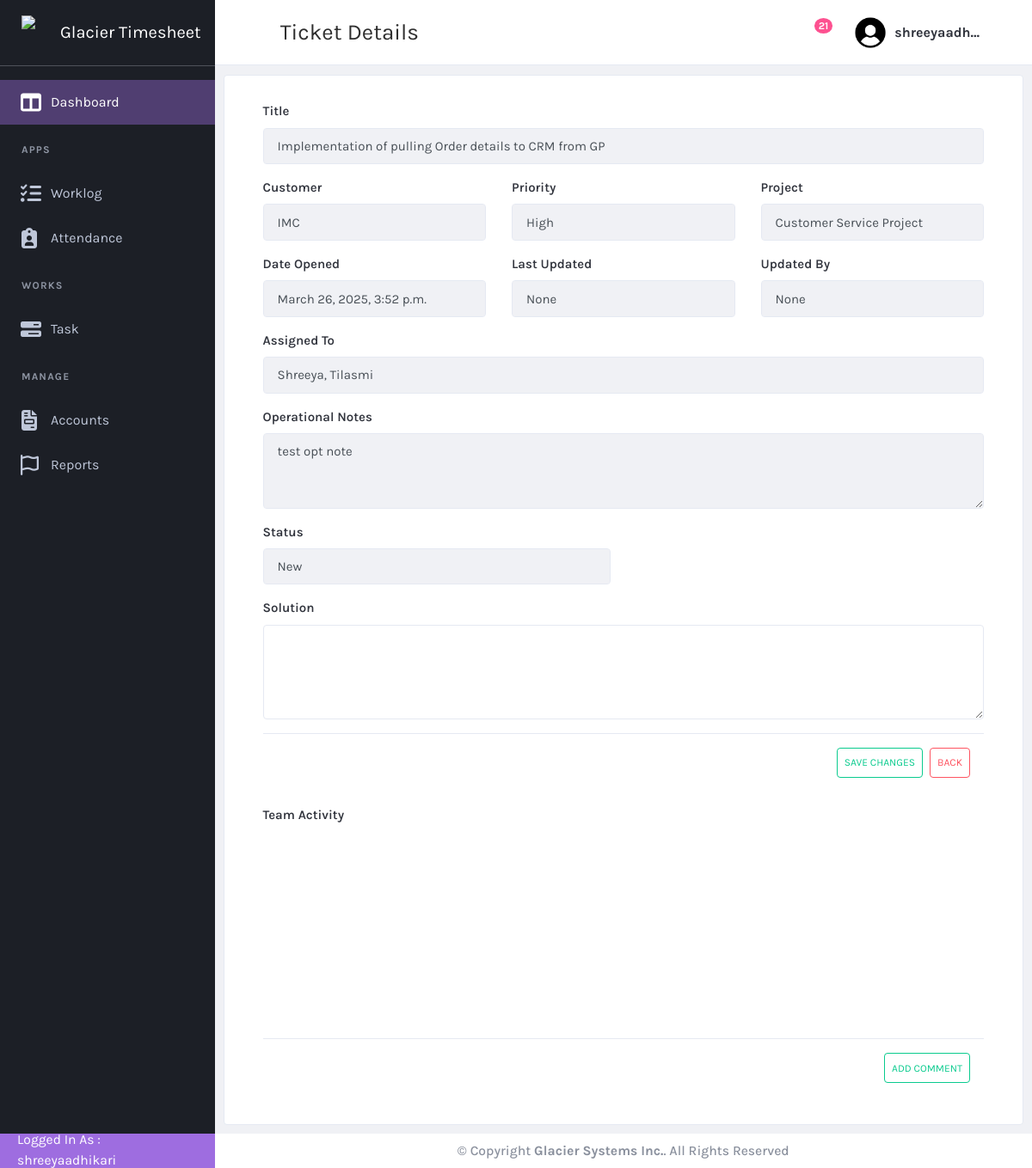
The app's page /task/taskdetails/40 (signed in) with its own data.
### task/models.py (models this page shows, shortened)
class ticket(models.Model):
    ticket_id = models.CharField(max_length = 200, null = False)
    ticket_title = models.CharField(max_length=200, null=False)
    customer = models.ForeignKey(customer, on_delete=models.CASCADE, null=True)
    ticket_type = models.ForeignKey(ticket_type, on_delete=models.CASCADE, null=True)
    date_opened = models.DateTimeField(null=True)
    priority = models.ForeignKey(priority_type, on_delete=models.CASCADE, null = True)
    assigned_to = models.ManyToManyField(User, related_name="assigned_tickets")  # Allow multiple users
    last_updated = models.DateTimeField(null=True)
    last_updated_by = models.ForeignKey(User, on_delete=models.CASCADE, null = True, related_name="last_updated_by")
    state = models.ForeignKey(state, on_delete=models.CASCADE, null=True)
    operational_notes = models.CharField(max_length=200, null=True)
    closed_date = models.DateTimeField(null=True)
    solution = models.TextField(max_length=500 )
    project = models.ForeignKey(project, on_delete=models.CASCADE, null=True)

class priority_type(models.Model):
   priority_name = models.CharField(max_length=100)

class project(models.Model):
    project_id = models.CharField(max_length = 200, null = False)
    project_name = models.CharField(max_length = 200, null = False )
    date_opened = models.DateField(null=True)

class state(models.Model):
   state_name = models.CharField(max_length=100, null = True)

### customer/models.py (models this page shows, shortened)
class customer(models.Model):
  name = models.CharField(max_length=100, null = True)
  city = models.CharField(max_length=100, null = True)
  state = models.CharField(max_length=100, null = True)
  zipcode = models.CharField(max_length=100, null = True)
  street1 = models.CharField(max_length=100, null = True)
  street2 = models.CharField(max_length=100, null = True)
  phone = models.CharField(max_length=100, null = True)
  contract_hr = models.IntegerField(null = True)
  create_date = models.DateField(null = True)
  status = models.ForeignKey(customer_status, on_delete= models.SET_NULL, null=True)

### task/views.py (the view)
# urls.py: path('taskdetails/<int:ticket_id>',views.taskdetails, name='taskdetails'),
@login_required
def taskdetails(request, ticket_id):
    ticket_instance = get_object_or_404(ticket, pk=ticket_id)
    if request.method == 'POST':
        form1 = TicketForm(request.POST, instance=ticket_instance)
        if form1.is_valid():
            ticket_instance = form1.save(commit=False)
            ticket_instance.last_updated = timezone.now()
            ticket_instance.last_updated_by = request.user
            ticket_instance.closed_date = timezone.now()
            ticket_instance.save()
            form1.instance.assigned_to.set(request.POST.getlist('assigned_to'))  # Handle ManyToManyField
            return redirect('task')
    else:
        form1 = TicketForm(instance=ticket_instance)
    users = User.objects.all()
    customers = customer.objects.all()
    priority_types = priority_type.objects.all()
    states = state.objects.all()
    task_types = ticket_type.objects.all()
    projects = project.objects.all()
    return render(request, 'taskdetails.html', {
        'form1': form1,
        'users': users,
        'ticket': ticket_instance,
        'customers': customers,
        'priority_types': priority_types,
        'states': states,
        'task_types': task_types,
        'projects': projects
    })

### task/forms.py
class TicketForm(forms.ModelForm):
    assigned_to = forms.ModelMultipleChoiceField(
        queryset=User.objects.all(),
        widget=forms.SelectMultiple(attrs={'class': 'form-control'}),
        required=False
    )
    solution = forms.CharField(required=False)
    class Meta:
        model = ticket
        fields = [
            "ticket_title",
            "customer",
            "priority",
            "project",
            "assigned_to",
            "state",
            "operational_notes",
            "solution",
        ]
        widgets = {
            'date_opened': forms.DateInput(attrs={'type': 'date'}),
            'last_updated': forms.DateInput(attrs={'type': 'date'}),
        }

### task/templates/taskdetails.html (shortened to what this page needs)
{% extends "base.html" %}
{% load static %}
{% block page-title %}Ticket Details{% endblock page-title %}
{% block content %}
            <div class="card card-default m-2">
                <div class="card-header">
                    <form class="form-group col-12" id="taskForm" method="POST">
                        <div class="row">
                            <div class="form-group col-12" >
                                <label for="ticket_title">Title</label>
                                <input type="text" class="form-control" id="ticket_title" name="ticket_title"
                                       value="{{ ticket.ticket_title }}" {% if ticket.state.state_name == "Completed" %}readonly{% endif %}{% if not request.user.is_staff %}readonly{% endif %} >
                            </div>
                            <div class="form-group col-4">
                                <label for="customer">Customer</label>
                                {% if not request.user.is_staff %}
                                <input type="text" class="form-control" id="customer"
                                    value="{% if ticket.customer %}{{ ticket.customer.name }}{% else %}No Customer{% endif %}" readonly>
                                {% endif %}
                            </div>
                            <div class="form-group col-4">
                                <label for="priority">Priority</label>
                                {% if not request.user.is_staff %}
                                <input type="text" class="form-control" id="priority"
                                    value="{{ ticket.priority.priority_name }}" readonly>
                                {% endif %}
                            </div>
                            <div class="form-group col-4" >
                                <label for="project">Project</label>
                                {% if not request.user.is_staff %}
                                <input type="text" class="form-control" id="project"
                                    value="{{ ticket.project.project_name }}" readonly>
                                {% endif %}
                            </div>
                            <div class="form-group col-4">
                                <label for="date_opened">Date Opened</label>
                                <input type="datetime" class="form-control" id="date_opened" name="date_opened"
                                       value="{{ ticket.date_opened }}" readonly>
                            </div>
                            <div class="form-group col-4">
                                <label for="last_updated_by">Last updated</label>
                                <input type="datetime" class="form-control" value="{{ ticket.last_updated }}" readonly>
                            </div>
                            <div class="form-group col-4">
                                <label for="last_updated_by">Updated by</label>
                                <input type="text" class="form-control" value="{{ ticket.last_updated_by }}" readonly>
                            </div>
                            <div class = "form-group col-12" >
                            {% if not request.user.is_staff %}
                            <label for="assigned_to">Assigned To</label>
                                <input type="text" class="form-control" id="assigned_to_display"
                                    value="{% for user in ticket.assigned_to.all %}{{ user.first_name }}{% if not forloop.last %}, {% endif %}{% endfor %}"
                                    readonly>
                                {% endif %}
                            </div>
                            <div class="form-group col-12">
                                <label for="operational_notes">Operational Notes</label>
                                <textarea class="form-control" id="operational_notes" name="operational_notes" rows="3" {% if ticket.state.state_name == "Completed" %}readonly{% endif %}
                                {% if not request.user.is_staff %}readonly{% endif %}>{{ ticket.operational_notes }}</textarea>
                            </div>
                            <div class="form-group col-6">
                                <label for="statelist">Status</label>
                                {% if not request.user.is_staff %}
                                <input type="text" class="form-control" id="state"
                                    value="{{ ticket.state.state_name }}" readonly>
                                {% endif %}
                            </div>
                            <div class="form-group col-12" >
                                <label for="solution">Solution</label>
                                <textarea class="form-control" id="solution" name="solution" rows="4" {% if ticket.state.state_name == "Completed" %}readonly {% endif %}>{{ ticket.solution }}</textarea>
                            </div>
                        </div>
                        {% if ticket.state.state_name != "Completed" %}
                            <div class="modal-footer">
                                <button type="submit" class="btn btn-outline-success small-btn">Save Changes</button>
                                <a href="{% url 'task' %}" class="btn btn-outline-danger small-btn d-flex justify-content-center align-items-center text-center">
                                    Back
                                </a>
                            </div>
                        {% endif %}
                    </form>
                    <form class="form-group col-12">
                        <label for="ticket_title">Team Activity</label>
                        <div class="" data-simplebar style="height: 241px;">
                        </div>
                        <div class="modal-footer">
                            <button {% if ticket.state.state_name == "Completed" %}hidden{% endif %}  type="button" class="btn btn-outline-success small-btn" data-toggle="modal" data-target="#commentModal">Add Comment</button>
                        </div>
                    </form>
                </div>
            </div>
{% endblock  %}

### templates/base.html (shortened to what this page needs)
{% load static %}
<!DOCTYPE html>
<html lang="en" dir="ltr">
  <head>
    <link href="{% static 'plugins/material/css/materialdesignicons.min.css' %}" rel="stylesheet" />
    <link href="{% static 'plugins/simplebar/simplebar.css' %}" rel="stylesheet" />
    <link href="{% static 'plugins/nprogress/nprogress.css' %}" rel="stylesheet" />
    <link href="{% static 'plugins/DataTables/DataTables-1.10.18/css/jquery.dataTables.min.css' %}" rel="stylesheet" />
    <link href="{% static 'plugins/jvectormap/jquery-jvectormap-2.0.3.css' %}" rel="stylesheet" />
    <link href="{% static 'plugins/daterangepicker/daterangepicker.css' %}" rel="stylesheet" />
    <link href="https://cdn.quilljs.com/1.3.6/quill.snow.css" rel="stylesheet">
    <link href="{% static 'plugins/toaster/toastr.min.css' %}" rel="stylesheet" />
    <link href="{% static 'plugins/prism/prism.css' %}" rel="stylesheet" />
    <link href="{% static 'plugins/select2/css/select2.min.css' %}" rel="stylesheet" />
    <link id="main-css-href" rel="stylesheet" href="{% static 'css/style.css' %}" />
    <link rel="stylesheet" href="https://cdn.jsdelivr.net/npm/daterangepicker/daterangepicker.css">
  </head>
  <body class="navbar-fixed sidebar-fixed" id="body">
    <div class="wrapper">
      <aside class="left-sidebar sidebar-dark" id="left-sidebar">
        <div id="sidebar" class="sidebar sidebar-with-footer">
          <div class="app-brand">
            <a href="{% url 'dashboard' %}">
              <img src="{% static 'images/glacierlogo.png' %}" alt="Mono" height = 40px width = 40px >
              <span class="brand-name">Glacier Timesheet</span>
            </a>
          </div>
          <div class="sidebar-left" data-simplebar style="height: 100%;">
            <ul class="nav sidebar-inner" id="sidebar-menu">
                <li
                  class="active"
                  >
                  <a class="sidenav-item-link" href="{% url 'dashboard' %}">
                    <i class="fa-solid fa-table-columns"></i>
                    <span class="nav-text">Dashboard</span>
                  </a>
                </li>
                <li class="section-title">
                  Apps
                </li>
                <li
                  >
                  <a class="sidenav-item-link" href="{% url 'worklog' %}">
                    <i class="fa-solid fa-list-check"></i>
                    <span class="nav-text">Worklog</span>
                  </a>
                </li>
                <li  class="has-sub" >
                  <a class="sidenav-item-link" href="javascript:void(0)" data-toggle="collapse" data-target="#attendance"
                    aria-expanded="false" aria-controls="email">
                    <i class="fa-solid fa-clipboard-user"></i>
                    <span class="nav-text">Attendance</span> <b class="caret"></b>
                  </a>
                </li>
                <li class="section-title">
                  Works
                </li>
                <li  class="has-sub" >
                  <a class="sidenav-item-link" href="javascript:void(0)" data-toggle="collapse" data-target="#task"
                    aria-expanded="false" aria-controls="email">
                    <i class="fa-solid fa-bars-progress"></i>
                    <span class="nav-text">Task</span> <b class="caret"></b>
                  </a>
                </li>
                <li class="section-title">
                  Manage
                </li>
                <li  class="has-sub" >
                  <a class="sidenav-item-link" href="javascript:void(0)" data-toggle="collapse" data-target="#accounts"
                    aria-expanded="false" aria-controls="email">
                    <i class="fa-solid fa-file-invoice"></i>
                    <span class="nav-text">Accounts</span> <b class="caret"></b>
                  </a>
                </li>
                <li  class="has-sub" >
                  <a class="sidenav-item-link" href="javascript:void(0)" data-toggle="collapse" data-target="#reports"
                    aria-expanded="false" aria-controls="email">
                    <i class="fa-regular fa-flag"></i>
                    <span class="nav-text">Reports</span> <b class="caret"></b>
                  </a>
                </li>
              </ul>
          </div>
            <div class="sidebar-footer  " >
              <div class="sidebar-footer-content d-flex align-items-center p-4" style="height: 40px; ">
                  <p style="color:white;">Logged In As : {{user.username}}</P>
              </div>
            </div>
        </div>
      </aside>
      <div class="page-wrapper">
        <header class="main-header" id="header">
          <nav class="navbar navbar-expand-lg navbar-light" id="navbar">
            <button id="sidebar-toggler" class="sidebar-toggle">
            </button>
            <span class="page-title">{% block page-title %}Dashboard{% endblock page-title %}</span>
            <div class="navbar-right ">
              <ul class="nav navbar-nav">
                <li class="custom-dropdown">
                  <button class="notify-toggler custom-dropdown-toggler">
                    <i class="mdi mdi-bell-outline icon"></i>
                    <span class="badge badge-xs rounded-circle">21</span>
                  </button>
                </li>
                <li class="dropdown user-menu">
                  <button class="dropdown-toggle nav-link" data-toggle="dropdown">
                    <img src="{% static 'images/usericon.png' %}" class="user-image rounded-circle" alt="User Image" />
                    <span class="d-none d-lg-inline-block">{{user.username}}</span>
                  </button>
                </li>
              </ul>
            </div>
          </nav>
        </header>
        {% block content %}
        {% endblock %}
        <footer class="footer mt-auto" >
          <div class="copyright bg-white d-flex align-items-center justify-content-center">
            <p>
              &copy; Copyright <strong><span>Glacier Systems Inc.</span></strong>. All Rights Reserved
            </p>
          </div>
        </footer>
      </div>
    </div>
  </body>
</html>

### records on screen
ticket: ticket_title "Implementation of pulling Order details to CRM from GP", customer.name "IMC", priority.priority_name "High", project.project_name "Customer Service Project", date_opened "March 26, 2025, 3:52 p.m.", last_updated "None", last_updated_by "None", id.first_name "Shreeya, Tilasmi", operational_notes "test opt note", state.state_name "New"

### other values on screen
{{ user.username }} "shreeyaadhikari"
{{ user.username }} "shreeyaadh…"
